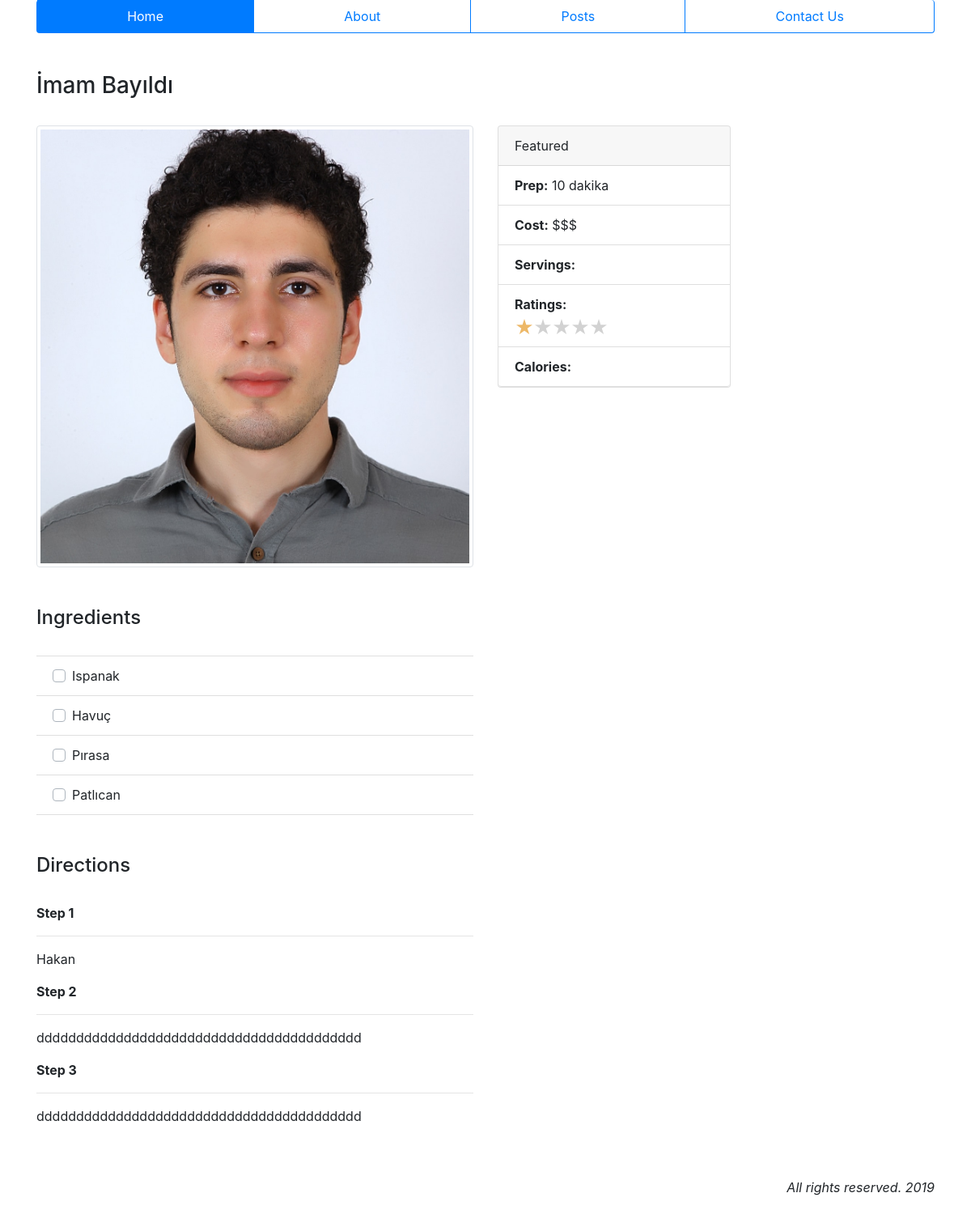
The page / on the database its author committed.
### findmeal/models.py (models this page shows, shortened)
class Recipe(models.Model):
    name = models.CharField(max_length=100)
    image = models.ImageField(upload_to='recipe')
    prep = models.IntegerField()
    serving = models.IntegerField()
    rating = models.IntegerField(null=True, blank=True)
    rateuser = models.IntegerField(null=True, blank=True)
    calorie = models.IntegerField()
    def __str__(self):
        return self.name
    def prep_time(self):
        hours = self.prep // 60
        minutes = self.prep % 60
        if minutes == 0: # Check if it is a full hour
            return str(hours) + ' saat'
        elif minutes > 60:
            return str(hours) + ' saat ' + str(minutes) + ' dakika'
        else:
            return str(minutes) + ' dakika'

class RecipeIngredient(models.Model):
    recipe = models.ForeignKey(Recipe, on_delete=models.CASCADE)
    ingredient = models.ForeignKey(Ingredient, on_delete=models.CASCADE)
    amount = models.IntegerField()

class Ingredient(models.Model):
    type = models.ForeignKey(IngredientType, on_delete=models.CASCADE)
    name = models.CharField(max_length=50)
    def __str__(self):
        return self.name

class RecipeStep(models.Model):
    recipe = models.ForeignKey(Recipe, on_delete=models.CASCADE)
    instructions = models.TextField()

### findmeal/views.py (the view)
# urls.py: path('', views.IndexView.as_view(), name='index')
class IndexView(ListView):
    model = Recipe
    template_name = 'findmeal/index.html'
    def get_context_data(self, **kwargs):
        data = super().get_context_data(**kwargs)
        data['home_page'] = 'active'
        return data

### findmeal/templates/findmeal/index.html (shortened to what this page needs)
{% extends 'findmeal/base.html' %}
{% block content %}
  {% for recipe in object_list %}
    <h3>{{ recipe }}</h3>
    <br />
    <div class="row">
      <div class="col">
        <img src="{{ recipe.image.url }}" class="img-thumbnail" />
      </div>
      <div class="col">
        <div class="card" style="width: 18rem;">
          <div class="card-header">
            Featured
          </div>
          <ul class="list-group list-group-flush">
            <li class="list-group-item"><strong>Prep:</strong>   {{ recipe.prep_time }}</li>
            <li class="list-group-item"><strong>Cost:</strong>   $$$</li>
            <li class="list-group-item"><strong>Servings:</strong>   {{ recipe.servings }}</li>
            <li class="list-group-item"><strong>Ratings:</strong>
              <div class="stars stars-example-css">
              </div>
            </li>
            <li class="list-group-item"><strong>Calories:</strong>   {{ recipe.calories }}</li>
          </ul>
        </div>
      </div>
    </div>
    <br />
    <br />
    <div class="row">
      <div class="col">
        <h4>Ingredients</h4>
        <br />
        <ul class="list-group list-group-flush">
          {% for ingredient in recipe.recipeingredient_set.all %}
          <li class="list-group-item">
            <div class="custom-control custom-checkbox mr-sm-2">
              <label class="custom-control-label" for="customControlAutosizing{{ forloop.counter }}">
                {{ ingredient.ingredient }}
              </label>
            </div>
          </li>
          {% endfor %}
        </ul>
      </div>
      <div class="col">
      </div>
    </div>
    <br />
    <br />
    <div class="row">
      <div class="col">
        <h4>Directions</h4>
        <br />
        {% for step in recipe.recipestep_set.all %}
        <p><strong>Step {{ forloop.counter }}</strong></p>
        <hr />
        <p>{{ step.instructions }}</p>
        {% endfor %}
      </div>
      <div class="col">
      </div>
    </div>
  {% endfor %}
{% endblock %}

### findmeal/static/findmeal/style.css (style rules this page uses)
.list-group-item:last-child { border-bottom: 1px solid rgba(0,0,0,.125) !important; }

### rows shown on the page
Recipe: name "İmam Bayıldı", image (picture), prep_time "10 dakika"
RecipeIngredient: ingredient "Ispanak"
RecipeIngredient: ingredient "Havuç"
RecipeIngredient: ingredient "Pırasa"
RecipeIngredient: ingredient "Patlıcan"
RecipeStep: instructions "Hakan"
RecipeStep: instructions "ddddddddddddddddddddddddddddddddddddddddd"
RecipeStep: instructions "ddddddddddddddddddddddddddddddddddddddddd"
